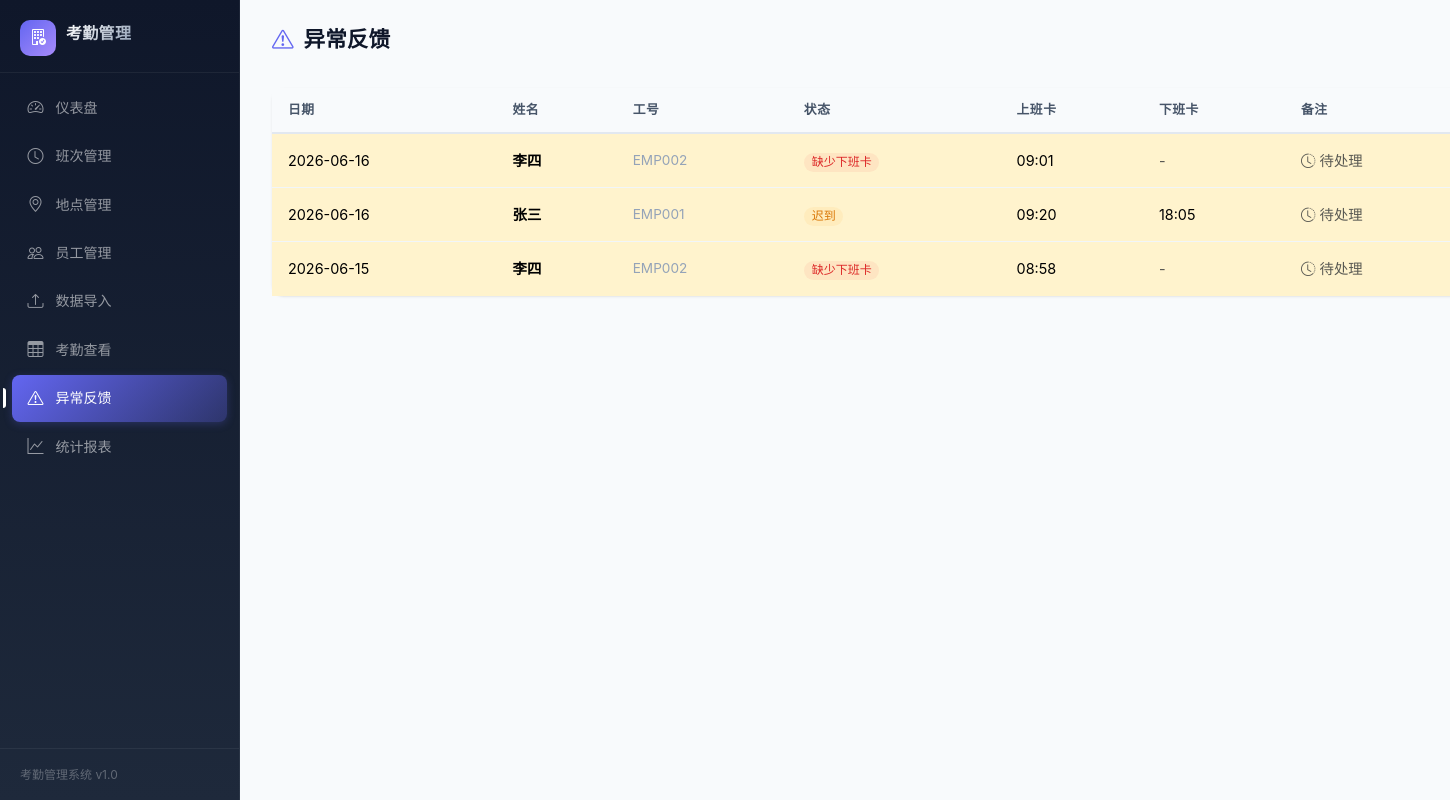
Page /anomalies on the earlier database version.
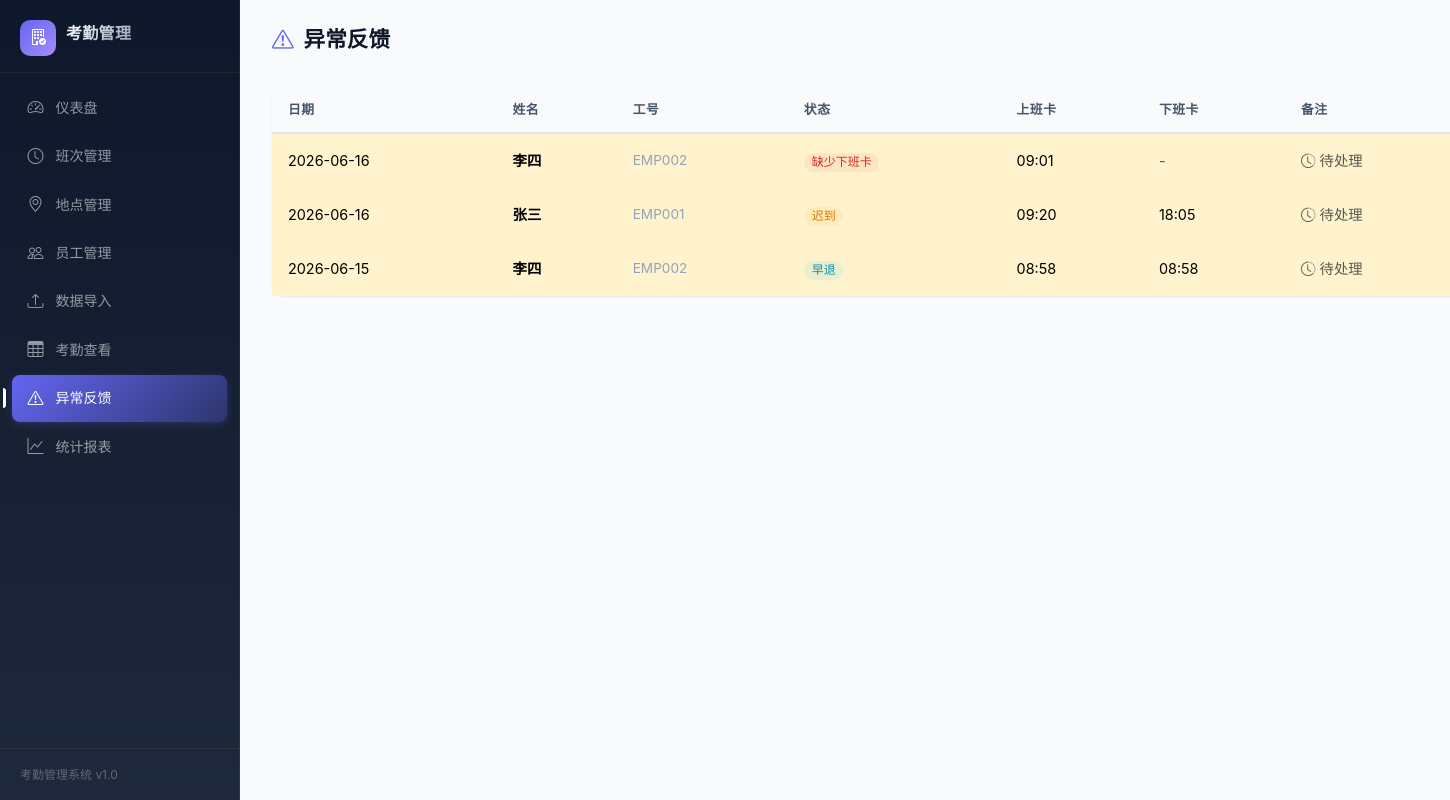
Same page on the later database version.
### models.py (models this page shows, shortened)
class Attendance(db.Model):
    __tablename__ = 'attendance'
    id = db.Column(db.Integer, primary_key=True)
    employee_id = db.Column(db.String(32), db.ForeignKey('employees.employee_id'), nullable=False, index=True)
    employee_name = db.Column(db.String(64), nullable=False)
    date = db.Column(Date, nullable=False, index=True)
    shift_id = db.Column(db.Integer, db.ForeignKey('shifts.id'), nullable=True)
    location_id = db.Column(db.Integer, db.ForeignKey('locations.id'), nullable=True)
    punch_in = db.Column(DateTime, nullable=True)
    punch_out = db.Column(DateTime, nullable=True)
    status = db.Column(db.String(32), default='normal')
    is_anomaly = db.Column(Boolean, default=False)
    clerk_remark = db.Column(Text, default='')
    shift = db.relationship('Shift', backref='attendances')
    employee = db.relationship('Employee', backref='attendances')
    location = db.relationship('Location', backref='attendances')
    __table_args__ = (
        db.UniqueConstraint('employee_id', 'date', name='uq_employee_date'),
    )

### main.py (the view)
@main_bp.route('/anomalies')
def anomalies():
    form = AttendanceRemarkForm()
    filter_ = request.args.get('filter', 'all')
    q = Attendance.query.filter(Attendance.is_anomaly == True).order_by(Attendance.date.desc())
    if filter_ == 'unresolved':
        q = q.filter((Attendance.clerk_remark == '') | (Attendance.clerk_remark.is_(None)))
    elif filter_ == 'resolved':
        q = q.filter(Attendance.clerk_remark != '', Attendance.clerk_remark.isnot(None))
    return render_template('anomalies/list.html',
                           anomalies=q.all(), form=form, filter=filter_,
                           all_columns=ANOMALY_COLUMNS, STATUS_CN=STATUS_CN)

### main.py (called while the page is built)
@main_bp.context_processor
def inject_today():
    return {'today': today}

### templates/anomalies/list.html (shortened to what this page needs)
{% extends "base.html" %}
{% set active_page = 'anomalies' %}
{% block content %}
<div class="page-header d-flex flex-wrap justify-content-between align-items-center gap-2">
    <h4><i class="bi bi-exclamation-triangle"></i> 异常反馈</h4>
</div>
<div class="card">
    <div class="card-body p-0">
        <div class="table-responsive">
            <table class="table mb-0">
                <thead>
                    <tr>
                        <th>日期</th>
                        <th>姓名</th>
                        <th>工号</th>
                        <th>状态</th>
                        <th>上班卡</th>
                        <th>下班卡</th>
                        <th>备注</th>
                    </tr>
                </thead>
                <tbody>
                    {% for a in anomalies %}
                    <tr class="{% if not a.clerk_remark %}table-warning{% endif %}">
                        <td>{{ a.date }}</td>
                        <td><strong>{{ a.employee_name }}</strong></td>
                        <td style="color:var(--gray-400);font-size:.85rem;">{{ a.employee_id }}</td>
                        <td>
                            {% set status_map = {'late':'迟到','early_leave':'早退','both':'迟到+早退','no_punch_in':'缺少上班卡','no_punch_out':'缺少下班卡','absent':'缺勤','anomaly':'异常'} %}
                            <span class="badge badge-{{ a.status }}">{{ status_map.get(a.status, a.status) }}</span>
                        </td>
                        <td>{{ a.punch_in.strftime('%H:%M') if a.punch_in else '<span class="text-muted">-</span>'|safe }}</td>
                        <td>{{ a.punch_out.strftime('%H:%M') if a.punch_out else '<span class="text-muted">-</span>'|safe }}</td>
                        <td style="max-width:200px;">
                            {% if a.clerk_remark %}
                            <small>{{ a.clerk_remark[:50] }}{% if a.clerk_remark|length > 50 %}...{% endif %}</small>
                            {% else %}
                            <span class="text-muted"><i class="bi bi-clock-history"></i> 待处理</span>
                            {% endif %}
                        </td>
                    </tr>
                    {% else %}
                    <tr><td colspan="8" class="text-center text-muted py-5">无异常记录 🎉</td></tr>
                    {% endfor %}
                </tbody>
            </table>
        </div>
    </div>
</div>
{% endblock %}

Differences in the rows shown:
changed Attendance (number 3 of 3 on the later page): status "no_punch_out" → "early_leave" (drawn); get "缺少下班卡" → "早退"; punch_out "-" → "08:58"
